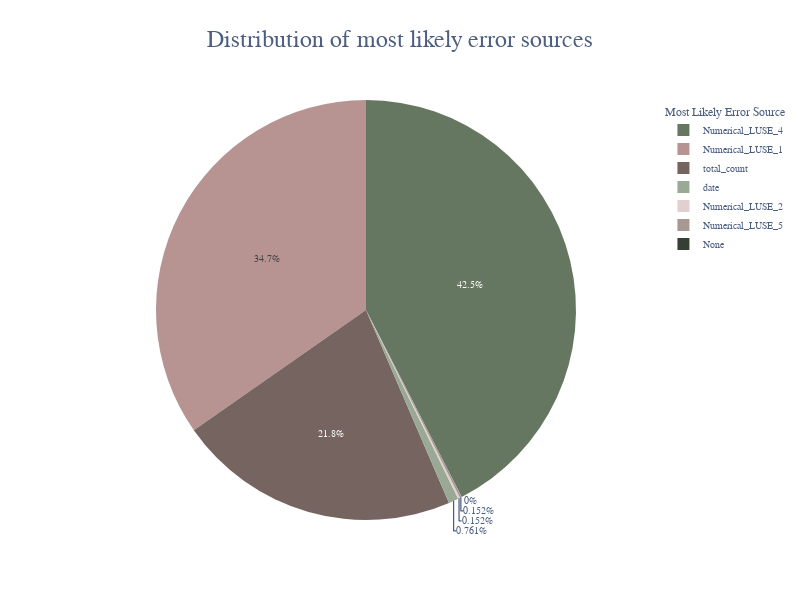

The notebook cell this image was saved under:
### Markdown cell above
### 2. Distribution of most likely error sources
The distribution of most likely error sources aligns closely with the previously determined feature importances from Shapley values. The most common error sources, namely total count, land use, and altitude, are relatively evenly represented.

### Code cell
fig = px.pie(bergpieper_output, values='error_detected', names='most_likely_error_source', title='Error sources', color_discrete_sequence=['#667761', '#b79492', '#756460'])
fig.update_layout(font=dict(family="Aleo", size=10, color="#4d5f81"),
                  title=dict(x=0.5, y=0.95, font=dict(size=24), text='Distribution of most likely error sources', xanchor='center'),
                  legend_title_text='Most Likely Error Source',
                  width=800, height=600)
fig.show()

### Figure 1 — Plotly figure (JSON) as saved in the notebook; plotly's stock layout.template omitted (floating-point values rounded to 4 significant figures; data arrays with more than 128 entries replaced by an {"elided": "..."} marker saying what was removed)
{"data": [{"domain": {"x": [0, 1], "y": [0, 1]}, "hovertemplate": "most_likely_error_source=%{label}<br>error_detected=%{value}<extra></extra>", "labels": {"elided": "6431 str values"}, "legendgroup": "", "name": "", "showlegend": true, "type": "pie", "values": {"elided": "6431 int values"}}], "layout": {"font": {"color": "#4d5f81", "family": "Aleo", "size": 10}, "height": 600, "legend": {"title": {"text": "Most Likely Error Source"}, "tracegroupgap": 0}, "piecolorway": ["#667761", "#b79492", "#756460"], "title": {"font": {"size": 24}, "text": "Distribution of most likely error sources", "x": 0.5, "xanchor": "center", "y": 0.95}, "width": 800}}
